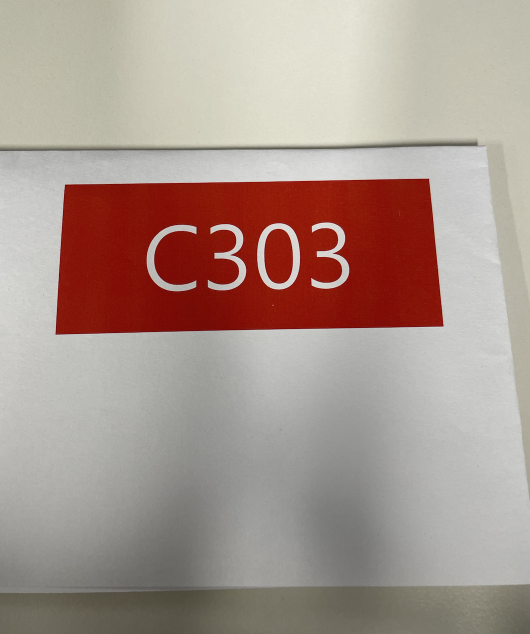
#> input picture text/ex5.jpg, 1060 x 1268 px, given in place of ex5.jpeg, which was not available (shown at 1/2 size)
$ python capture.py
#> lines starting #> are read from the running program, lines starting #| are printed output that depends on the picture; pictures that were not available may be replaced by others from this repository, and a replacement may not be noted
import cv2
import pytesseract

# 이미지 불러오기
img = cv2.imread("ex5.jpeg")
#> img is the input picture: shape (1268, 1060, 3); mean B, G, R 142.2, 150.7, 169.3

# ROI 좌표 설정 (예시)
x, y, w, h = 220, 370, 580, 250  # ROI의 좌상단 (x, y) 좌표 및 폭(w)과 높이(h)

# ROI 추출
roi = img[y:y+h, x:x+w]
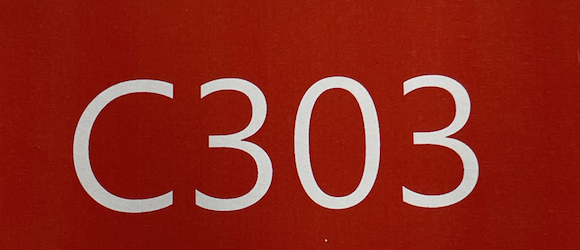
#> roi: shape (250, 580, 3); mean B, G, R 26.6, 37.8, 142

# ROI를 그레이 스케일로 변환
gray_roi = cv2.cvtColor(roi, cv2.COLOR_BGR2GRAY)
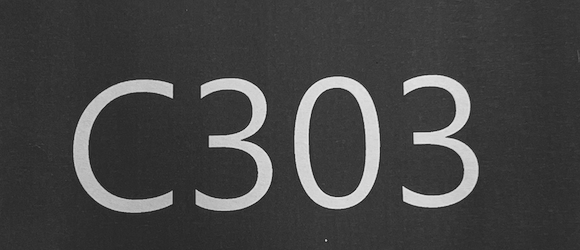
#> gray_roi: shape (250, 580); min 24, max 235, mean 67.7

# 이미지 파일로 저장
cv2.imwrite("roi_image.png", roi)

# 저장한 이미지에서 텍스트 추출
#> (the run stopped early here; a loop or call above may not have finished)
